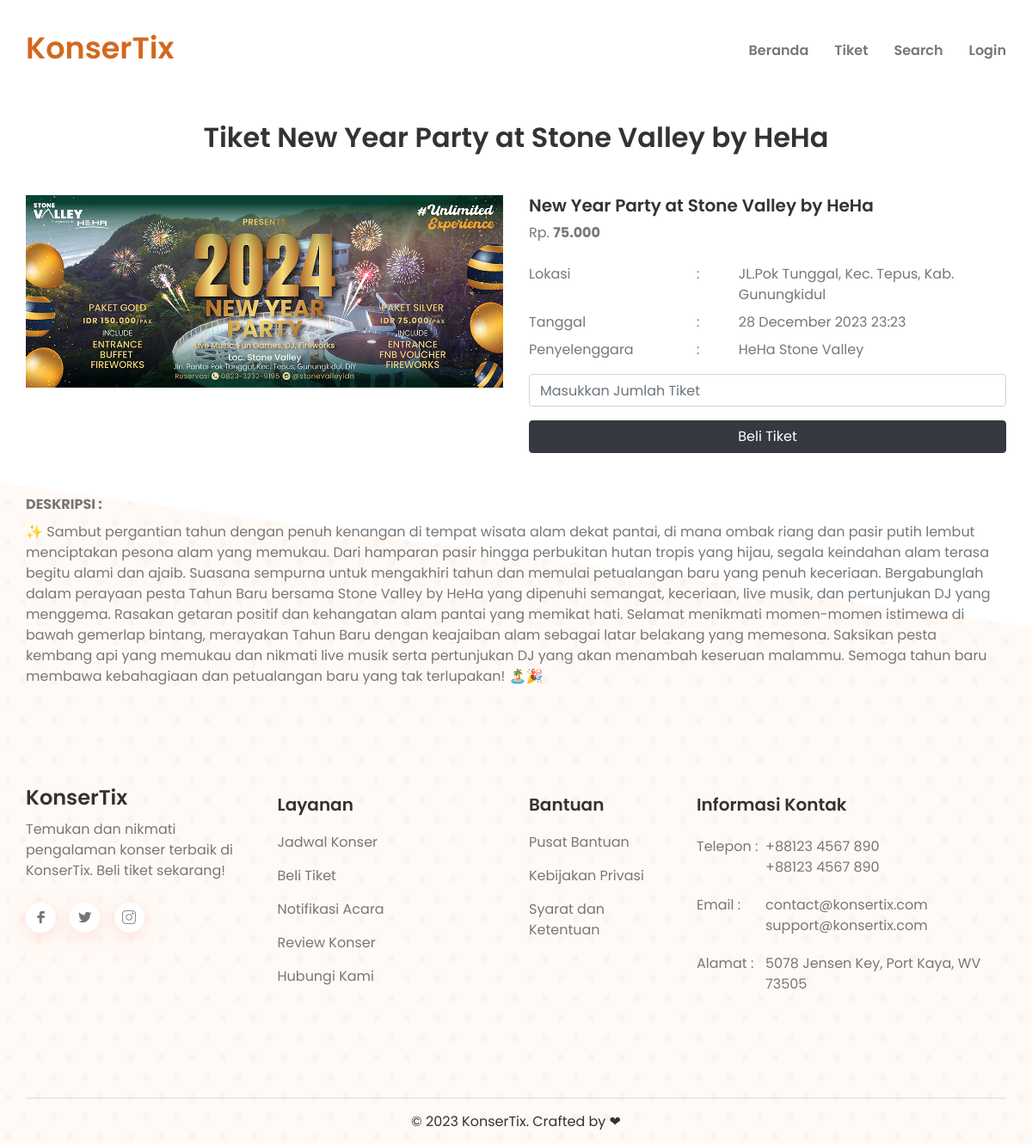
/tiket.php?id=23, run on the app's committed database.
### tables this page shows
CREATE TABLE `konser` (
  `konserid` int(11) NOT NULL,
  `nama` varchar(255) DEFAULT NULL,
  `lokasi` varchar(255) DEFAULT NULL,
  `tanggal` datetime DEFAULT NULL,
  `harga` int(11) DEFAULT NULL,
  `penyelenggara` varchar(100) NOT NULL,
  `deskripsi` text NOT NULL,
  `foto` varchar(255) NOT NULL
);

### tiket.php (the view, shortened to what this page needs)
<?php
include_once('config/connection.php');
$sql = "SELECT * FROM konser WHERE konserid = $_GET[id]";
$result = mysqli_query($conn, $sql);
$row = mysqli_fetch_assoc($result);
?>
<!doctype html>
<html lang="en">
<head>
    <link rel="stylesheet" href="assets/css/bootstrap.min.css">
    <link rel="stylesheet" href="assets/css/animate.css">
    <link rel="stylesheet" href="assets/css/magnific-popup.css">
    <link rel="stylesheet" href="assets/css/slick.css">
    <link rel="stylesheet" href="assets/css/LineIcons.css">
    <link rel="stylesheet" href="assets/css/default.css">
    <link rel="stylesheet" href="assets/css/style.css">
    <link rel="stylesheet" href="assets/css/responsive.css">
</head>
<body>
    <?php include_once('layout/navbar.php'); ?>
    <section id="blog" class="blog-area pt-125">
        <div class="container">
            <?php if (mysqli_num_rows($result) > 0) :  ?>
                <div class="row justify-content-center">
                    <div class="col-12">
                        <div class="row mt-3">
                            <div class="col-12">
                                <h3 class="text-center">Tiket <?= $row['nama']; ?></h3>
                            </div>
                        </div>
                        <div class="row mt-5">
                            <div class="col-12 col-md-6 mb-5">
                                <img src="<?= $row['foto']; ?>" alt="">
                            </div>
                            <div class="col-12 col-md-6">
                                <h5><?= $row['nama']; ?></h5>
                                <p class="mt-2">Rp. <b><?= number_format($row['harga'], 0, ',', '.'); ?></b></p>
                                <div class="row mt-4">
                                    <div class="col-4">
                                        Lokasi
                                    </div>
                                    <div class="col-1">
                                        :
                                    </div>
                                    <div class="col-6">
                                        <?= $row['lokasi']; ?>
                                    </div>
                                </div>
                                <div class="row mt-2">
                                    <div class="col-4">
                                        Tanggal
                                    </div>
                                    <div class="col-1">
                                        :
                                    </div>
                                    <div class="col-6">
                                        <?= date('d F Y H:i', strtotime($row['tanggal'])); ?>
                                    </div>
                                </div>
                                <div class="row mt-2">
                                    <div class="col-4">
                                        Penyelenggara
                                    </div>
                                    <div class="col-1">
                                        :
                                    </div>
                                    <div class="col-6">
                                        <?= $row['penyelenggara']; ?>
                                    </div>
                                </div>
                                <div class="row mt-3">
                                    <div class="col-12">
                                        <form action="" method="post">
                                            <input type="text" class="form-control" name="jumlah" placeholder="Masukkan Jumlah Tiket">
                                            <button type="submit" name="beli" class="btn btn-dark btn-block mt-3">Beli Tiket</button>
                                        </form>
                                    </div>
                                </div>
                            </div>
                        </div>
                        <div class="row mt-5">
                            <div class="col-12">
                                <p><b>DESKRIPSI :</b></p>
                                <p class="mt-2"><?= $row['deskripsi']; ?></p>
                            </div>
                        </div>
                    </div>
                </div>
            <?php endif; ?>
        </div>
    </section>
    <?php include_once('layout/footer.php'); ?>
</body>
</html>

### assets/css/default.css (style rules this page uses)
.mt-5 { margin-top: 5px; }
.mb-5 { margin-bottom: 5px; }
.pt-125 { padding-top: 125px; }

### assets/css/style.css (style rules this page uses)
body { font-family: "Poppins", sans-serif; font-weight: normal; font-style: normal; color: #777; }
* { margin: 0; padding: 0; -webkit-box-sizing: border-box; -moz-box-sizing: border-box; box-sizing: border-box; }
img { max-width: 100%; }
h1, h2, h3, h4, h5, h6 { font-family: "Poppins", sans-serif; font-weight: 600; color: #333; margin: 0px; }
h3 { font-size: 32px; }
h5 { font-size: 20px; }
p { font-size: 16px; font-weight: 400; line-height: 24px; color: #777; margin: 0px; }

### data on the page
konser: nama "New Year Party at Stone Valley by HeHa", foto (picture), harga "75.000", lokasi "JL.Pok Tunggal, Kec. Tepus, Kab. Gunungkidul", tanggal "28 December 2023 23:23", penyelenggara "HeHa Stone Valley", deskripsi "✨ Sambut pergantian tahun dengan penuh kenangan di tempat wisata alam dekat pantai, di mana ombak riang dan pasir putih lembut menciptakan pesona alam yang memukau. Dari hamparan pasir hingga perbukitan hutan tropis yang hijau, segala keindahan alam terasa begitu alami dan ajaib. Suasana sempurna untuk mengakhiri tahun dan memulai petualangan baru yang penuh keceriaan. Bergabunglah dalam perayaan pesta Tahun Baru bersama Stone Valley by HeHa yang dipenuhi semangat, keceriaan, live musik, dan pertunjukan DJ yang menggema. Rasakan getaran positif dan kehangatan alam pantai yang memikat hati. Selamat menikmati momen-momen istimewa di bawah gemerlap bintang, merayakan Tahun Baru dengan…"
